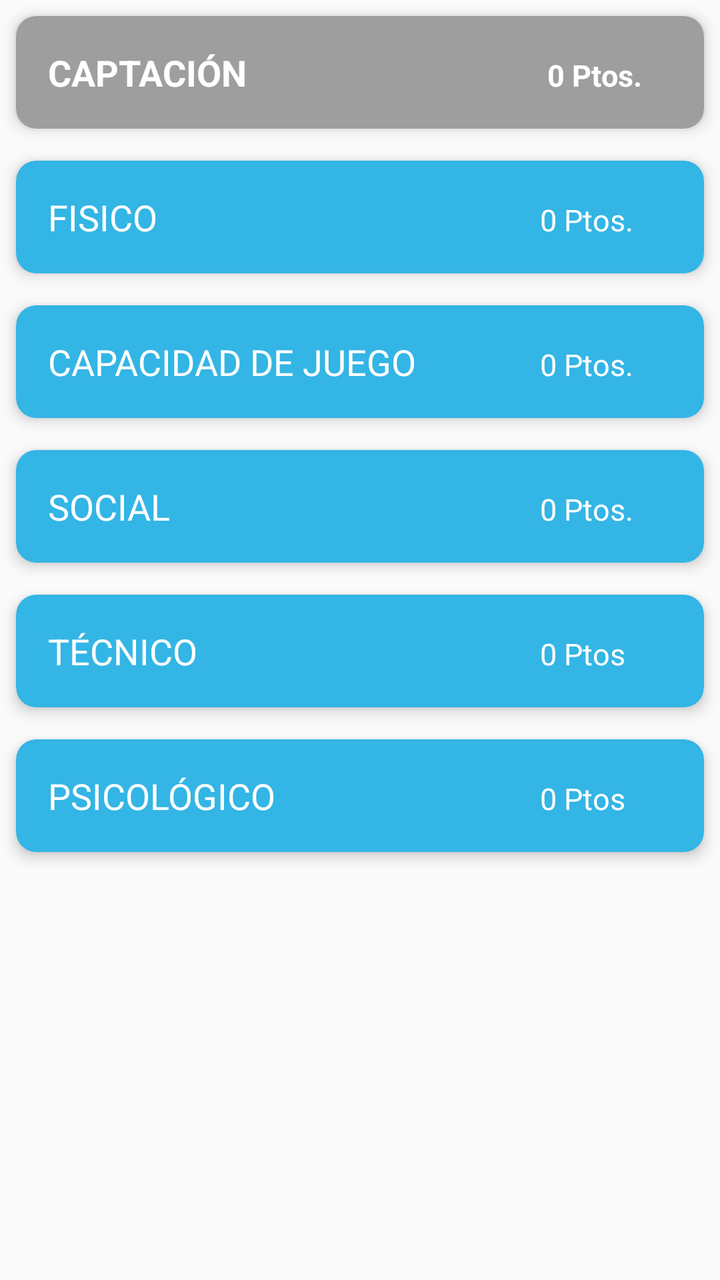
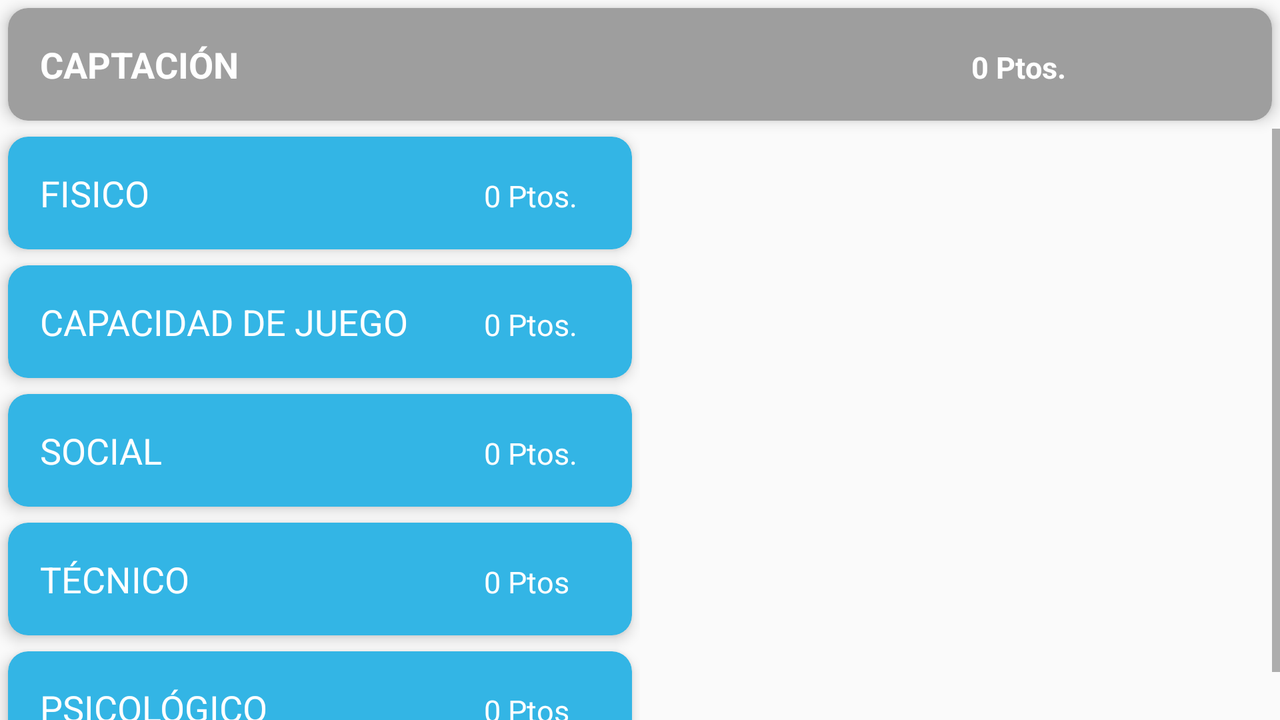

Compare how this app lays out the same screen by default and in its alternative resource folder. The renders come first, then the two layout files and the values they reference.
<!-- AndroidManifest.xml: application theme AppTheme.NoActionBar -->
<!-- res/layout/activity_captacion.xml -->
<LinearLayout xmlns:android="http://schemas.android.com/apk/res/android"
    xmlns:app="http://schemas.android.com/apk/res-auto"
    xmlns:tools="http://schemas.android.com/tools"
    android:layout_width="match_parent"
    android:layout_height="match_parent"
    android:orientation="vertical"
    tools:context="com.example.jesusinca.alianza.Activities.CaptacionActivity">

    <android.support.v7.widget.CardView
        android:id="@+id/card_totalizado"
        android:layout_width="match_parent"
        android:layout_height="wrap_content"
        app:cardCornerRadius="10dp"
        app:cardElevation="4dp"
        app:cardBackgroundColor="@color/grey"
        android:layout_margin="8dp">
        <LinearLayout
            android:layout_width="match_parent"
            android:layout_height="wrap_content"
            android:orientation="horizontal"
            android:layout_margin="8dp">
            <TextView
                android:layout_width="match_parent"
                android:layout_height="wrap_content"
                android:layout_weight="1"
                android:text="CAPTACIÓN"
                android:layout_margin="8dp"
                android:textStyle="bold"
                android:textSize="18dp"
                android:textColor="@android:color/white"/>
            <TextView
                android:id="@+id/total_captacion"
                android:layout_width="match_parent"
                android:layout_height="wrap_content"
                android:layout_weight="3"
                android:layout_margin="8dp"
                android:textSize="15dp"
                android:textStyle="bold"
                android:text=" 0 Ptos."
                android:textColor="@android:color/white"/>
        </LinearLayout>

    </android.support.v7.widget.CardView>


    <ScrollView
        android:layout_width="match_parent"
        android:layout_height="match_parent">
    <LinearLayout
        android:layout_width="match_parent"
        android:layout_height="wrap_content"
        android:orientation="vertical">

        <android.support.v7.widget.CardView

         android:layout_width="match_parent"
         android:layout_height="wrap_content"
         android:layout_margin="8dp"
         app:cardBackgroundColor="@android:color/holo_blue_light"
         app:cardElevation="4dp"
         app:cardCornerRadius="10dp">
         <LinearLayout
             android:layout_width="match_parent"
             android:layout_height="wrap_content"
             android:orientation="vertical">
             <LinearLayout
                 android:id="@+id/panel_fisico"
                 android:layout_width="match_parent"
                 android:layout_height="wrap_content"
                 android:orientation="horizontal"
                 android:layout_margin="8dp">
                 <TextView
                     android:layout_width="match_parent"
                     android:layout_height="wrap_content"
                     android:layout_weight="1"
                     android:text="@string/fisico"
                     android:textSize="18sp"
                     android:layout_margin="8dp"
                     android:textColor="@android:color/white"/>
                 <TextView
                     android:id="@+id/total_fisico"
                     android:layout_width="match_parent"
                     android:layout_height="wrap_content"
                     android:layout_weight="3"
                     android:text="0 Ptos."
                     android:textSize="15sp"
                     android:layout_margin="8dp"
                     android:textColor="@android:color/white"/>
             </LinearLayout>
             <LinearLayout
                 android:id="@+id/contenedor_fisico"
                 android:layout_width="match_parent"
                 android:layout_height="wrap_content"
                 android:orientation="vertical">

             </LinearLayout>
         </LinearLayout>

     </android.support.v7.widget.CardView>
        <android.support.v7.widget.CardView
            android:layout_width="match_parent"
            android:layout_height="wrap_content"
            android:layout_margin="8dp"
            app:cardBackgroundColor="@android:color/holo_blue_light"
            app:cardElevation="4dp"
            app:cardCornerRadius="10dp">
            <LinearLayout
                android:layout_width="match_parent"
                android:layout_height="wrap_content"
                android:orientation="vertical">
                <LinearLayout
                    android:id="@+id/panel_capacidad"
                    android:layout_width="match_parent"
                    android:layout_height="wrap_content"
                    android:orientation="horizontal"
                    android:layout_margin="8dp">
                    <TextView
                        android:layout_width="match_parent"
                        android:layout_height="wrap_content"
                        android:layout_weight="1"
                        android:text="CAPACIDAD DE JUEGO"
                        android:textSize="18sp"
                        android:layout_margin="8dp"
                        android:textColor="@android:color/white"/>
                    <TextView
                        android:id="@+id/total_capacidad"
                        android:layout_width="match_parent"
                        android:layout_height="wrap_content"
                        android:layout_weight="3"
                        android:text="0 Ptos."
                        android:textSize="15sp"
                        android:layout_margin="8dp"
                        android:textColor="@android:color/white"/>
                </LinearLayout>
                <LinearLayout
                    android:id="@+id/contenedor_capacidad"
                    android:layout_width="match_parent"
                    android:layout_height="wrap_content"
                    android:orientation="vertical">

                </LinearLayout>
            </LinearLayout>

        </android.support.v7.widget.CardView>
        <android.support.v7.widget.CardView
            android:layout_width="match_parent"
            android:layout_height="wrap_content"
            android:layout_margin="8dp"
            app:cardBackgroundColor="@android:color/holo_blue_light"
            app:cardElevation="4dp"
            app:cardCornerRadius="10dp">
            <LinearLayout
                android:layout_width="match_parent"
                android:layout_height="wrap_content"
                android:orientation="vertical">
                <LinearLayout
                    android:id="@+id/panel_social"
                    android:layout_width="match_parent"
                    android:layout_height="wrap_content"
                    android:orientation="horizontal"
                    android:layout_margin="8dp">
                    <TextView
                        android:layout_width="match_parent"
                        android:layout_height="wrap_content"
                        android:layout_weight="1"
                        android:text="SOCIAL"
                        android:textSize="18sp"
                        android:layout_margin="8dp"
                        android:textColor="@android:color/white"/>
                    <TextView
                        android:id="@+id/total_social"
                        android:layout_width="match_parent"
                        android:layout_height="wrap_content"
                        android:layout_weight="3"
                        android:text="0 Ptos."
                        android:textSize="15sp"
                        android:layout_margin="8dp"
                        android:textColor="@android:color/white"/>
                </LinearLayout>
                <LinearLayout
                    android:id="@+id/contenedor_social"
                    android:layout_width="match_parent"
                    android:layout_height="wrap_content"
                    android:orientation="vertical">

                </LinearLayout>
            </LinearLayout>

        </android.support.v7.widget.CardView>
        <android.support.v7.widget.CardView
            android:layout_width="match_parent"
            android:layout_height="wrap_content"
            android:layout_margin="8dp"
            app:cardBackgroundColor="@android:color/holo_blue_light"
            app:cardElevation="4dp"
            app:cardCornerRadius="10dp">
            <LinearLayout
                android:layout_width="match_parent"
                android:layout_height="wrap_content"
                android:orientation="vertical">
                    <LinearLayout
                        android:id="@+id/panel_tecnico"
                    android:layout_width="match_parent"
                    android:layout_height="wrap_content"
                    android:orientation="horizontal"
                    android:layout_margin="8dp">
                    <TextView
                        android:layout_width="match_parent"
                        android:layout_height="wrap_content"
                        android:layout_weight="1"
                        android:text="TÉCNICO"
                        android:textSize="18sp"
                        android:layout_margin="8dp"
                        android:textColor="@android:color/white"/>
                    <TextView
                        android:id="@+id/total_tecnico"
                        android:layout_width="match_parent"
                        android:layout_height="wrap_content"
                        android:layout_weight="3"
                        android:text="0 Ptos"
                        android:textSize="15dp"
                        android:layout_margin="8dp"
                        android:textColor="@android:color/white"/>
                </LinearLayout>
                <LinearLayout
                    android:id="@+id/contenedor_tecnico"
                    android:layout_width="match_parent"
                    android:layout_height="wrap_content"
                    android:orientation="vertical">

                </LinearLayout>
            </LinearLayout>

        </android.support.v7.widget.CardView>
        <android.support.v7.widget.CardView
            android:layout_width="match_parent"
            android:layout_height="wrap_content"
            android:layout_margin="8dp"
            app:cardBackgroundColor="@android:color/holo_blue_light"
            app:cardElevation="4dp"
            app:cardCornerRadius="10dp">
            <LinearLayout
                android:layout_width="match_parent"
                android:layout_height="wrap_content"
                android:orientation="vertical">
                <LinearLayout
                    android:id="@+id/panel_psico"
                    android:layout_width="match_parent"
                    android:layout_height="wrap_content"
                    android:orientation="horizontal"
                    android:layout_margin="8dp">
                    <TextView
                        android:layout_width="match_parent"
                        android:layout_height="wrap_content"
                        android:layout_weight="1"
                        android:text="PSICOLÓGICO"
                        android:textSize="18dp"
                        android:layout_margin="8dp"
                        android:textColor="@android:color/white"/>
                    <TextView
                        android:id="@+id/total_psico"
                        android:layout_width="match_parent"
                        android:layout_height="wrap_content"
                        android:layout_weight="3"
                        android:text="0 Ptos"
                        android:textSize="15dp"
                        android:layout_margin="8dp"
                        android:textColor="@android:color/white"/>
                </LinearLayout>
                <LinearLayout
                    android:id="@+id/contenedor_psico"
                    android:layout_width="match_parent"
                    android:layout_height="wrap_content"
                    android:orientation="vertical">

                </LinearLayout>
            </LinearLayout>

        </android.support.v7.widget.CardView>
    </LinearLayout>
    </ScrollView>


</LinearLayout>
<!-- resources referenced by this layout -->
<resources>
  <color name="grey">#9E9E9E</color>
  <string name="fisico">FISICO</string>
  <style name="AppTheme.NoActionBar">
          <item name="windowActionBar">false</item>
          <item name="windowNoTitle">true</item>
      </style>
</resources>
<!-- res/layout-land/activity_captacion.xml (the repository's variant of the layout above) -->
<!-- drawn on the phone turned sideways -->
<LinearLayout xmlns:android="http://schemas.android.com/apk/res/android"
    xmlns:app="http://schemas.android.com/apk/res-auto"
    xmlns:tools="http://schemas.android.com/tools"
    android:layout_width="match_parent"
    android:layout_height="match_parent"
    android:orientation="vertical"
    tools:context="com.example.jesusinca.alianza.Activities.Captacion.CaptacionActivity">

    <android.support.v7.widget.CardView
        android:id="@+id/card_totalizado"
        android:layout_width="match_parent"
        android:layout_height="wrap_content"
        android:layout_margin="4dp"
        app:cardBackgroundColor="@color/grey"
        app:cardCornerRadius="10dp"
        app:cardElevation="4dp">

        <LinearLayout
            android:layout_width="match_parent"
            android:layout_height="wrap_content"
            android:layout_margin="8dp"
            android:orientation="horizontal">

            <TextView
                android:layout_width="match_parent"
                android:layout_height="wrap_content"
                android:layout_margin="8dp"
                android:layout_weight="1"
                android:text="CAPTACIÓN"
                android:textColor="@android:color/white"
                android:textSize="18dp"
                android:textStyle="bold" />

            <TextView
                android:id="@+id/total_captacion"
                android:layout_width="match_parent"
                android:layout_height="wrap_content"
                android:layout_margin="8dp"
                android:layout_weight="3"
                android:text=" 0 Ptos."
                android:textColor="@android:color/white"
                android:textSize="15dp"
                android:textStyle="bold" />
        </LinearLayout>

    </android.support.v7.widget.CardView>

    <ScrollView
        android:id="@+id/scroll_captacion"
        android:layout_width="match_parent"
        android:layout_height="match_parent">
    <LinearLayout
        android:layout_width="match_parent"
        android:layout_height="wrap_content"
        android:orientation="horizontal">
    <LinearLayout
        android:id="@+id/container_izquierda"
        android:orientation="vertical"
        android:layout_width="match_parent"
        android:layout_height="match_parent"
        android:layout_weight="1">

        <android.support.v7.widget.CardView

            android:layout_width="match_parent"
            android:layout_height="wrap_content"
            android:layout_margin="4dp"
            app:cardBackgroundColor="@android:color/holo_blue_light"
            app:cardElevation="4dp"
            app:cardCornerRadius="10dp">
            <LinearLayout
                android:layout_width="match_parent"
                android:layout_height="wrap_content"
                android:orientation="vertical">
                <LinearLayout
                    android:id="@+id/panel_fisico"
                    android:layout_width="match_parent"
                    android:layout_height="wrap_content"
                    android:orientation="horizontal"
                    android:layout_margin="8dp">
                    <TextView
                        android:layout_width="match_parent"
                        android:layout_height="wrap_content"
                        android:layout_weight="1"
                        android:text="@string/fisico"
                        android:textSize="18sp"
                        android:layout_margin="8dp"
                        android:textColor="@android:color/white"/>
                    <TextView
                        android:id="@+id/total_fisico"
                        android:layout_width="match_parent"
                        android:layout_height="wrap_content"
                        android:layout_weight="3"
                        android:text="0 Ptos."
                        android:textSize="15sp"
                        android:layout_margin="8dp"
                        android:textColor="@android:color/white"/>
                </LinearLayout>

            </LinearLayout>

        </android.support.v7.widget.CardView>
        <android.support.v7.widget.CardView
            android:layout_width="match_parent"
            android:layout_height="wrap_content"
            android:layout_margin="4dp"
            app:cardBackgroundColor="@android:color/holo_blue_light"
            app:cardElevation="4dp"
            app:cardCornerRadius="10dp">
            <LinearLayout
                android:layout_width="match_parent"
                android:layout_height="wrap_content"
                android:orientation="vertical">
                <LinearLayout
                    android:id="@+id/panel_capacidad"
                    android:layout_width="match_parent"
                    android:layout_height="wrap_content"
                    android:orientation="horizontal"
                    android:layout_margin="8dp">
                    <TextView
                        android:layout_width="match_parent"
                        android:layout_height="wrap_content"
                        android:layout_weight="1"
                        android:text="CAPACIDAD DE JUEGO"
                        android:textSize="18sp"
                        android:layout_margin="8dp"
                        android:textColor="@android:color/white"/>
                    <TextView
                        android:id="@+id/total_capacidad"
                        android:layout_width="match_parent"
                        android:layout_height="wrap_content"
                        android:layout_weight="3"
                        android:text="0 Ptos."
                        android:textSize="15sp"
                        android:layout_margin="8dp"
                        android:textColor="@android:color/white"/>
                </LinearLayout>

            </LinearLayout>

        </android.support.v7.widget.CardView>
        <android.support.v7.widget.CardView
            android:layout_width="match_parent"
            android:layout_height="wrap_content"
            android:layout_margin="4dp"
            app:cardBackgroundColor="@android:color/holo_blue_light"
            app:cardElevation="4dp"
            app:cardCornerRadius="10dp">
            <LinearLayout
                android:layout_width="match_parent"
                android:layout_height="wrap_content"
                android:orientation="vertical">
                <LinearLayout
                    android:id="@+id/panel_social"
                    android:layout_width="match_parent"
                    android:layout_height="wrap_content"
                    android:orientation="horizontal"
                    android:layout_margin="8dp">
                    <TextView
                        android:layout_width="match_parent"
                        android:layout_height="wrap_content"
                        android:layout_weight="1"
                        android:text="SOCIAL"
                        android:textSize="18sp"
                        android:layout_margin="8dp"
                        android:textColor="@android:color/white"/>
                    <TextView
                        android:id="@+id/total_social"
                        android:layout_width="match_parent"
                        android:layout_height="wrap_content"
                        android:layout_weight="3"
                        android:text="0 Ptos."
                        android:textSize="15sp"
                        android:layout_margin="8dp"
                        android:textColor="@android:color/white"/>
                </LinearLayout>

            </LinearLayout>

        </android.support.v7.widget.CardView>
        <android.support.v7.widget.CardView
            android:layout_width="match_parent"
            android:layout_height="wrap_content"
            android:layout_margin="4dp"
            app:cardBackgroundColor="@android:color/holo_blue_light"
            app:cardElevation="4dp"
            app:cardCornerRadius="10dp">
            <LinearLayout
                android:layout_width="match_parent"
                android:layout_height="wrap_content"
                android:orientation="vertical">
                <LinearLayout
                    android:id="@+id/panel_tecnico"
                    android:layout_width="match_parent"
                    android:layout_height="wrap_content"
                    android:orientation="horizontal"
                    android:layout_margin="8dp">
                    <TextView
                        android:layout_width="match_parent"
                        android:layout_height="wrap_content"
                        android:layout_weight="1"
                        android:text="TÉCNICO"
                        android:textSize="18sp"
                        android:layout_margin="8dp"
                        android:textColor="@android:color/white"/>
                    <TextView
                        android:id="@+id/total_tecnico"
                        android:layout_width="match_parent"
                        android:layout_height="wrap_content"
                        android:layout_weight="3"
                        android:text="0 Ptos"
                        android:textSize="15dp"
                        android:layout_margin="8dp"
                        android:textColor="@android:color/white"/>
                </LinearLayout>

            </LinearLayout>

        </android.support.v7.widget.CardView>
        <android.support.v7.widget.CardView
            android:layout_width="match_parent"
            android:layout_height="wrap_content"
            android:layout_margin="4dp"
            app:cardBackgroundColor="@android:color/holo_blue_light"
            app:cardElevation="4dp"
            app:cardCornerRadius="10dp">
            <LinearLayout
                android:layout_width="match_parent"
                android:layout_height="wrap_content"
                android:orientation="vertical">
                <LinearLayout
                    android:id="@+id/panel_psico"
                    android:layout_width="match_parent"
                    android:layout_height="wrap_content"
                    android:orientation="horizontal"
                    android:layout_margin="8dp">
                    <TextView
                        android:layout_width="match_parent"
                        android:layout_height="wrap_content"
                        android:layout_weight="1"
                        android:text="PSICOLÓGICO"
                        android:textSize="18dp"
                        android:layout_margin="8dp"
                        android:textColor="@android:color/white"/>
                    <TextView
                        android:id="@+id/total_psico"
                        android:layout_width="match_parent"
                        android:layout_height="wrap_content"
                        android:layout_weight="3"
                        android:text="0 Ptos"
                        android:textSize="15dp"
                        android:layout_margin="8dp"
                        android:textColor="@android:color/white"/>
                </LinearLayout>

            </LinearLayout>

        </android.support.v7.widget.CardView>


    </LinearLayout>
        <LinearLayout
            android:id="@+id/container_derecha"
            android:orientation="vertical"
            android:layout_width="match_parent"
            android:layout_height="match_parent"
            android:layout_weight="1">

            <android.support.v7.widget.CardView
                android:layout_width="match_parent"
                android:layout_height="wrap_content"
                android:layout_margin="8dp"
                app:cardBackgroundColor="@android:color/white"
                app:cardElevation="4dp"
                app:cardCornerRadius="10dp">

                <LinearLayout
                    android:id="@+id/contenedor_fisico"
                    android:layout_width="match_parent"
                    android:layout_height="wrap_content"
                    android:orientation="vertical"
                    >

                </LinearLayout>
                <LinearLayout
                    android:id="@+id/contenedor_capacidad"
                    android:layout_width="match_parent"
                    android:layout_height="wrap_content"
                    android:orientation="vertical"
                   >

                </LinearLayout>
                <LinearLayout
                    android:id="@+id/contenedor_social"
                    android:layout_width="match_parent"
                    android:layout_height="wrap_content"
                    android:orientation="vertical"
                    >

                </LinearLayout>
                <LinearLayout
                    android:id="@+id/contenedor_tecnico"
                    android:layout_width="match_parent"
                    android:layout_height="wrap_content"
                    android:orientation="vertical"
                   >

                </LinearLayout>
                <LinearLayout
                    android:id="@+id/contenedor_psico"
                    android:layout_width="match_parent"
                    android:layout_height="wrap_content"
                    android:orientation="vertical"
                   >

                </LinearLayout>


            </android.support.v7.widget.CardView>

        </LinearLayout>


    </LinearLayout>
    </ScrollView>


</LinearLayout>
